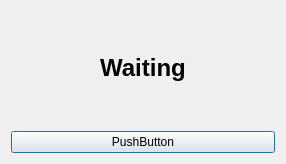
<?xml version="1.0" encoding="UTF-8"?>
<ui version="4.0">
 <class>DialogBase</class>
 <widget class="QDialog" name="DialogBase">
  <property name="geometry">
   <rect>
    <x>0</x>
    <y>0</y>
    <width>286</width>
    <height>164</height>
   </rect>
  </property>
  <property name="windowTitle">
   <string>Dialog</string>
  </property>
  <layout class="QGridLayout" name="gridLayout">
   <item row="0" column="0">
    <widget class="QLabel" name="label">
     <property name="font">
      <font>
       <pointsize>18</pointsize>
       <weight>75</weight>
       <bold>true</bold>
      </font>
     </property>
     <property name="text">
      <string>Waiting</string>
     </property>
     <property name="alignment">
      <set>Qt::AlignCenter</set>
     </property>
    </widget>
   </item>
   <item row="1" column="0">
    <widget class="QPushButton" name="pushButton">
     <property name="text">
      <string>PushButton</string>
     </property>
    </widget>
   </item>
  </layout>
 </widget>
 <resources/>
 <connections/>
</ui>
